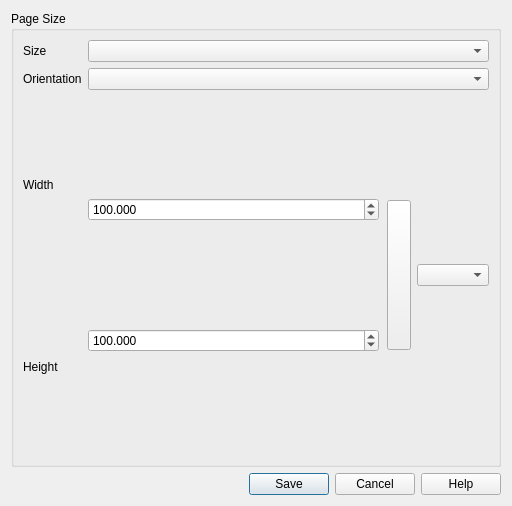
<?xml version="1.0" encoding="UTF-8"?>
<ui version="4.0">
 <class>QgsElevationProfilePdfExportOptionsDialogBase</class>
 <widget class="QDialog" name="QgsElevationProfilePdfExportOptionsDialogBase">
  <property name="geometry">
   <rect>
    <x>0</x>
    <y>0</y>
    <width>512</width>
    <height>506</height>
   </rect>
  </property>
  <property name="windowTitle">
   <string>PDF Export Options</string>
  </property>
  <layout class="QVBoxLayout" name="verticalLayout">
   <item>
    <widget class="QgsScrollArea" name="scrollArea">
     <property name="frameShape">
      <enum>QFrame::NoFrame</enum>
     </property>
     <property name="widgetResizable">
      <bool>true</bool>
     </property>
     <widget class="QWidget" name="scrollAreaWidgetContents">
      <property name="geometry">
       <rect>
        <x>0</x>
        <y>0</y>
        <width>494</width>
        <height>455</height>
       </rect>
      </property>
      <layout class="QVBoxLayout" name="scrollAreaLayout">
       <property name="leftMargin">
        <number>0</number>
       </property>
       <property name="topMargin">
        <number>0</number>
       </property>
       <property name="rightMargin">
        <number>0</number>
       </property>
       <property name="bottomMargin">
        <number>0</number>
       </property>
       <item>
        <widget class="QGroupBox" name="groupBox_2">
         <property name="title">
          <string>Page Size</string>
         </property>
         <layout class="QGridLayout" name="gridLayout" columnstretch="0,1">
          <item row="3" column="0">
           <widget class="QLabel" name="mWidthLabel">
            <property name="text">
             <string>Width</string>
            </property>
           </widget>
          </item>
          <item row="3" column="1" rowspan="2">
           <layout class="QGridLayout" name="gridLayout_3" columnstretch="1,0,0,0,0">
            <item row="0" column="4" rowspan="2">
             <widget class="QgsLayoutUnitsComboBox" name="mSizeUnitsComboBox"/>
            </item>
            <item row="0" column="0" colspan="3">
             <widget class="QgsDoubleSpinBox" name="mWidthSpin">
              <property name="suffix">
               <string/>
              </property>
              <property name="decimals">
               <number>3</number>
              </property>
              <property name="maximum">
               <double>9999999.000000000000000</double>
              </property>
              <property name="value">
               <double>100.000000000000000</double>
              </property>
              <property name="showClearButton" stdset="0">
               <bool>false</bool>
              </property>
             </widget>
            </item>
            <item row="0" column="3" rowspan="2">
             <layout class="QHBoxLayout" name="_2">
              <property name="leftMargin">
               <number>2</number>
              </property>
              <property name="topMargin">
               <number>2</number>
              </property>
              <property name="rightMargin">
               <number>0</number>
              </property>
              <property name="bottomMargin">
               <number>2</number>
              </property>
              <item>
               <widget class="QgsRatioLockButton" name="mLockAspectRatio">
                <property name="sizePolicy">
                 <sizepolicy hsizetype="Fixed" vsizetype="Expanding">
                  <horstretch>0</horstretch>
                  <verstretch>0</verstretch>
                 </sizepolicy>
                </property>
                <property name="toolTip">
                 <string>Lock aspect ratio (including while drawing extent onto canvas)</string>
                </property>
                <property name="leftMargin" stdset="0">
                 <number>13</number>
                </property>
               </widget>
              </item>
             </layout>
            </item>
            <item row="1" column="0" colspan="3">
             <widget class="QgsDoubleSpinBox" name="mHeightSpin">
              <property name="suffix">
               <string/>
              </property>
              <property name="decimals">
               <number>3</number>
              </property>
              <property name="maximum">
               <double>9999999.000000000000000</double>
              </property>
              <property name="value">
               <double>100.000000000000000</double>
              </property>
              <property name="showClearButton" stdset="0">
               <bool>false</bool>
              </property>
             </widget>
            </item>
           </layout>
          </item>
          <item row="4" column="0">
           <widget class="QLabel" name="mHeightLabel">
            <property name="text">
             <string>Height</string>
            </property>
           </widget>
          </item>
          <item row="0" column="1">
           <layout class="QHBoxLayout" name="horizontalLayout">
            <property name="topMargin">
             <number>0</number>
            </property>
            <item>
             <widget class="QComboBox" name="mPageSizeComboBox"/>
            </item>
           </layout>
          </item>
          <item row="0" column="0">
           <widget class="QLabel" name="label_3">
            <property name="text">
             <string>Size</string>
            </property>
           </widget>
          </item>
          <item row="1" column="1">
           <layout class="QHBoxLayout" name="horizontalLayout_3">
            <item>
             <widget class="QComboBox" name="mPageOrientationComboBox"/>
            </item>
           </layout>
          </item>
          <item row="1" column="0">
           <widget class="QLabel" name="label_4">
            <property name="text">
             <string>Orientation</string>
            </property>
           </widget>
          </item>
         </layout>
        </widget>
       </item>
      </layout>
     </widget>
    </widget>
   </item>
   <item>
    <widget class="QDialogButtonBox" name="buttonBox">
     <property name="orientation">
      <enum>Qt::Horizontal</enum>
     </property>
     <property name="standardButtons">
      <set>QDialogButtonBox::StandardButton::Cancel|QDialogButtonBox::StandardButton::Help|QDialogButtonBox::StandardButton::Save</set>
     </property>
    </widget>
   </item>
  </layout>
 </widget>
 <customwidgets>
  <customwidget>
   <class>QgsScrollArea</class>
   <extends>QScrollArea</extends>
   <header>qgsscrollarea.h</header>
   <container>1</container>
  </customwidget>
  <customwidget>
   <class>QgsDoubleSpinBox</class>
   <extends>QDoubleSpinBox</extends>
   <header>qgsdoublespinbox.h</header>
  </customwidget>
  <customwidget>
   <class>QgsRatioLockButton</class>
   <extends>QToolButton</extends>
   <header>qgsratiolockbutton.h</header>
   <container>1</container>
  </customwidget>
  <customwidget>
   <class>QgsLayoutUnitsComboBox</class>
   <extends>QComboBox</extends>
   <header>qgslayoutunitscombobox.h</header>
  </customwidget>
 </customwidgets>
 <tabstops>
  <tabstop>scrollArea</tabstop>
 </tabstops>
 <resources/>
 <connections>
  <connection>
   <sender>buttonBox</sender>
   <signal>accepted()</signal>
   <receiver>QgsElevationProfilePdfExportOptionsDialogBase</receiver>
   <slot>accept()</slot>
   <hints>
    <hint type="sourcelabel">
     <x>248</x>
     <y>254</y>
    </hint>
    <hint type="destinationlabel">
     <x>157</x>
     <y>274</y>
    </hint>
   </hints>
  </connection>
  <connection>
   <sender>buttonBox</sender>
   <signal>rejected()</signal>
   <receiver>QgsElevationProfilePdfExportOptionsDialogBase</receiver>
   <slot>reject()</slot>
   <hints>
    <hint type="sourcelabel">
     <x>316</x>
     <y>260</y>
    </hint>
    <hint type="destinationlabel">
     <x>286</x>
     <y>274</y>
    </hint>
   </hints>
  </connection>
 </connections>
</ui>
